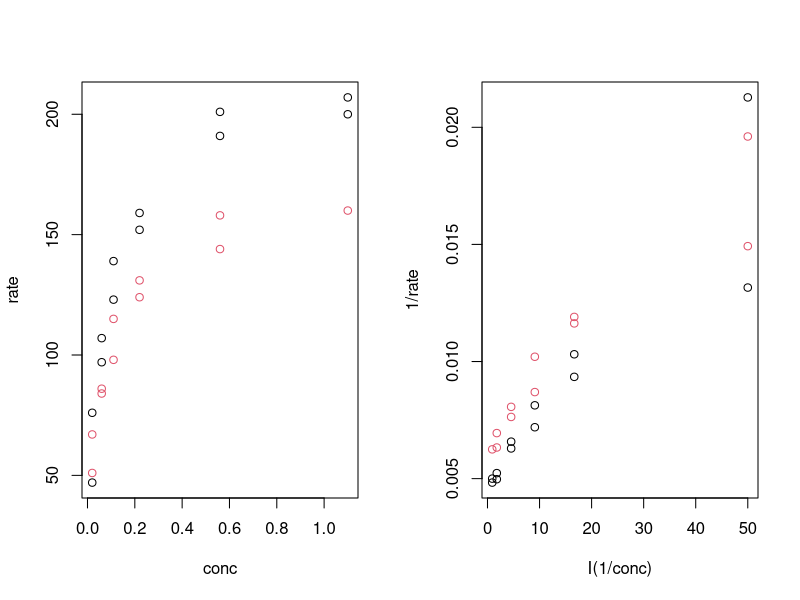

Reproduce this figure in R.
##    = The puromycin study =
##    == By Winnie the Pooh  ==
##    %%date

## === Introduction ===

#The first lines of data are:

#@@
head(Puromycin)
#@

#Transformation almost gives linearity
##@@fig
par(mfrow=c(1,2))
plot(rate~conc,        data=Puromycin, col=as.numeric(state))
plot(1/rate~I(1/conc), data=Puromycin, col=as.numeric(state))
#@

#Fit a model to transformed data
#@@
m1 <- lm(1/rate~state + I(1/conc) + state*I(1/conc), data=Puromycin)
summary(m1)
#@

## Some text1
##
## Some text2



